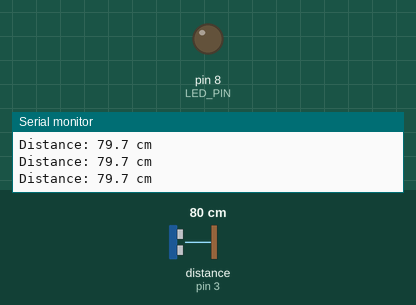
This sketch was run on a simulated Arduino Uno, built with avr-gcc and run on an emulated ATmega328P. On the bench: output pins drawn as LEDs (lit = HIGH), the last lines printed to the serial monitor. Wiring (inferred from the names in the program): ultrasonic range finder: trigger pin 2; echo pin 3. Inputs (shaded band) come from the test bench; at power-on: distance to the obstacle (sensor on pin 3) 80 cm. The echo pulse lasts 58.3 µs per cm; pins used as bus, display or sensor lines are not drawn.

Above: at 1.3 s.
1.4 s: distance to the obstacle (sensor on pin 3) set to 12 cm
2.9 s: distance to the obstacle (sensor on pin 3) set to 9 cm
At 3.6 s:
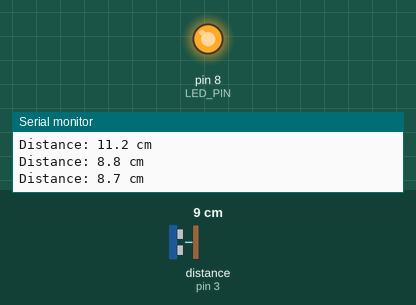
4.6 s: distance to the obstacle (sensor on pin 3) set to 14 cm
At 5.5 s:
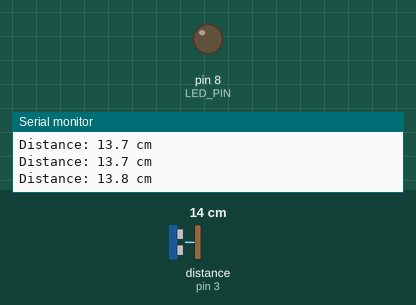
6.3 s: distance to the obstacle (sensor on pin 3) set to 2 cm
At 7.5 s:
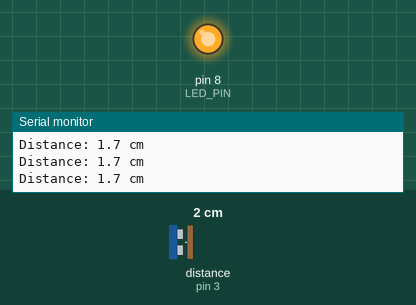
Timing chart, 0 to 9.0 s (numbered marks = the images above; inputs shaded):
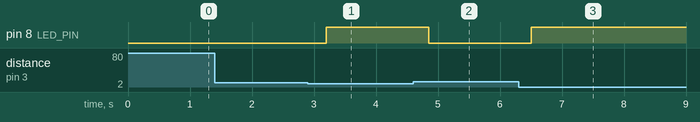

Measured:
- the behaviour switches between 11 and 10 cm on distance to the obstacle (sensor on pin 3) (found by bisection; images 0 and 1)
- the behaviour switches between 12 and 13 cm on distance to the obstacle (sensor on pin 3) (found by bisection; images 1 and 2)
- after the input at 2.9 s, pin 8 (LED_PIN): LOW → HIGH after 0.30 s
- after the input at 4.6 s, pin 8 (LED_PIN): HIGH → LOW after 0.25 s
- after the input at 6.3 s, pin 8 (LED_PIN): LOW → HIGH after 0.20 s

The sketch:

hc-sr04-distance-led.ino
```cpp
#include <Arduino.h>

const uint8_t TRIG_PIN = 2;
const uint8_t ECHO_PIN = 3;
const uint8_t LED_PIN  = 8;

const float SOUND_SPEED_CM_PER_US = 0.0343f;
const uint32_t PULSE_TIMEOUT_US   = 30000;

const float THRESHOLD_ON_CM  = 10.0f;
const float THRESHOLD_OFF_CM = 12.0f;

bool ledOn = false;

void setup() {
  pinMode(TRIG_PIN, OUTPUT);
  digitalWrite(TRIG_PIN, LOW);

  pinMode(ECHO_PIN, INPUT);
  pinMode(LED_PIN, OUTPUT);
  digitalWrite(LED_PIN, LOW);

  Serial.begin(9600);
  delay(100);
}

void loop() {
  const uint8_t SAMPLES = 5;
  float sum = 0.0f;
  uint8_t valid = 0;

  for (uint8_t i = 0; i < SAMPLES; i++) {
    float d = readDistanceCm();
    if (d > 0) {
      sum += d;
      valid++;
    }
    delay(30);
  }

  float distance = valid ? (sum / valid) : -1.0f;

  if (distance > 0) {
    Serial.print("Distance: ");
    Serial.print(distance, 1);
    Serial.println(" cm");
  } else {
    Serial.println("No echo (out of range / timeout)");
  }

  if (!ledOn && distance > 0 && distance < THRESHOLD_ON_CM) {
    ledOn = true;
    digitalWrite(LED_PIN, HIGH);
  } else if (ledOn && (distance < 0 || distance > THRESHOLD_OFF_CM)) {
    ledOn = false;
    digitalWrite(LED_PIN, LOW);
  }

  delay(80);
}

float readDistanceCm() {
  digitalWrite(TRIG_PIN, LOW);
  delayMicroseconds(3);
  digitalWrite(TRIG_PIN, HIGH);
  delayMicroseconds(10);
  digitalWrite(TRIG_PIN, LOW);

  unsigned long dur = pulseIn(ECHO_PIN, HIGH, PULSE_TIMEOUT_US);
  if (dur == 0) return -1.0f;

  return (dur * SOUND_SPEED_CM_PER_US) / 2.0f;
}
```
